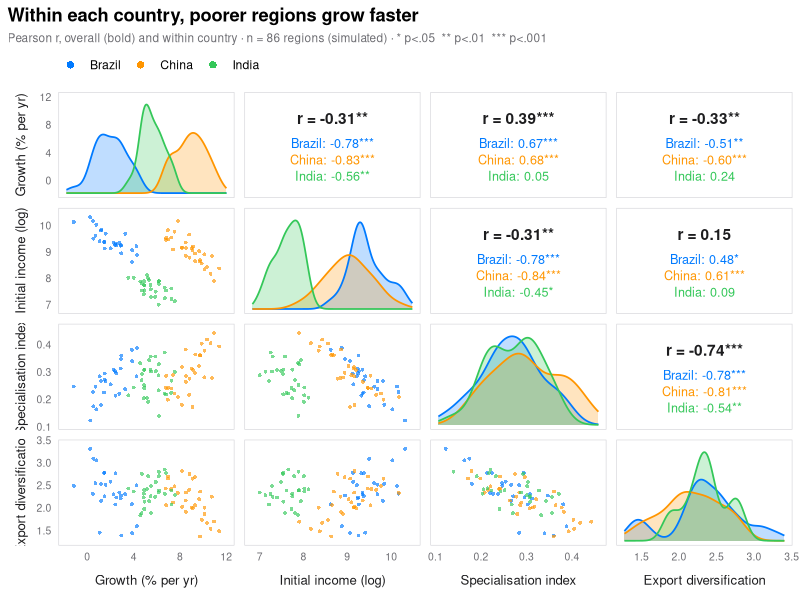

This chart was generated by the following R code:
# Pairs plot with correlations: the R equivalent of plot.py
# Simulated data, set in the context of Hadengue & Warin (2014) [hadengue2014]
# R and NumPy draw different random numbers, so the values differ slightly from the Python figure.
library(ggplot2)

set.seed(2014)

# Simulated regions: country means differ; within a country, poorer regions grow faster
groups <- c("Brazil", "China", "India")
setup <- list(Brazil = c(27, 9.2, 2.5), China = c(31, 9.0, 9.0), India = c(28, 7.4, 6.0))
df <- do.call(rbind, lapply(groups, function(g) {
  n <- setup[[g]][1]; inc0 <- setup[[g]][2]; gr0 <- setup[[g]][3]
  dev <- rnorm(n, 0, 0.45)                              # region's income gap to its country mean
  spec <- 0.30 - 0.12 * dev + rnorm(n, 0, 0.05)
  data.frame("Growth (% per yr)" = gr0 - 2.2 * dev + rnorm(n, 0, 0.7),
             "Initial income (log)" = inc0 + dev,
             "Specialisation index" = spec,
             "Export diversification" = 3.4 - 4 * spec + rnorm(n, 0, 0.25),
             group = g, check.names = FALSE)
}))
cols <- names(df)[1:4]
palette <- c(Brazil = "#007AFF", China = "#FF9500", India = "#34C759")
stars <- function(p) ifelse(p < .001, "***", ifelse(p < .01, "**", ifelse(p < .05, "*", "")))
lims <- lapply(df[cols], function(v) range(v) + c(-0.05, 0.05) * diff(range(v)))

# GGally is not installed: one facet_grid with free scales, a panel per (row = y, column = x) pair
panel <- function(yv, xv, d) cbind(d, yvar = factor(yv, cols), xvar = factor(xv, cols))
pts <- dens <- txt <- frame <- list()
for (i in seq_along(cols)) for (j in seq_along(cols)) {
  yv <- cols[i]; xv <- cols[j]
  # invisible corners fix every panel to the variables' padded ranges
  frame[[length(frame) + 1]] <- panel(yv, xv, data.frame(x = lims[[xv]], y = lims[[yv]]))
  if (i == j) {                                         # diagonal: density per group, scaled to the row's range
    grid <- seq(lims[[xv]][1], lims[[xv]][2], length.out = 200)
    dd <- do.call(rbind, lapply(groups, function(s) {
      k <- density(df[df$group == s, xv], from = lims[[xv]][1], to = lims[[xv]][2], n = 200)
      data.frame(x = k$x, dens = k$y, group = s)
    }))
    dd$ymin <- lims[[yv]][1]
    dd$y <- lims[[yv]][1] + 0.92 * dd$dens / max(dd$dens) * diff(lims[[yv]])
    dens[[length(dens) + 1]] <- panel(yv, xv, dd)
  } else if (i > j) {                                   # lower: scatter by group
    pts[[length(pts) + 1]] <- panel(yv, xv, data.frame(x = df[[xv]], y = df[[yv]], group = df$group))
  } else {                                              # upper: correlation coefficients
    ct <- cor.test(df[[xv]], df[[yv]])
    rows <- data.frame(label = sprintf("r = %.2f%s", ct$estimate, stars(ct$p.value)), group = "all",
                       pos = 0.78, size = 3.9, face = "bold")
    for (k in seq_along(groups)) {
      s <- groups[k]
      cs <- cor.test(df[df$group == s, xv], df[df$group == s, yv])
      rows <- rbind(rows, data.frame(label = sprintf("%s: %.2f%s", s, cs$estimate, stars(cs$p.value)),
                                     group = s, pos = 0.52 - (k - 1) * 0.17, size = 3.2, face = "plain"))
    }
    rows$x <- mean(lims[[xv]])
    rows$y <- lims[[yv]][1] + rows$pos * diff(lims[[yv]])
    txt[[length(txt) + 1]] <- panel(yv, xv, rows)
  }
}
pts <- do.call(rbind, pts); dens <- do.call(rbind, dens)
txt <- do.call(rbind, txt); frame <- do.call(rbind, frame)

p <- ggplot(mapping = aes(x, y)) +
  geom_blank(data = frame) +
  geom_ribbon(data = dens, aes(ymin = ymin, ymax = y, fill = group), alpha = 0.25) +
  geom_line(data = dens, aes(colour = group), linewidth = 0.6) +
  geom_point(data = pts, aes(colour = group), size = 1.3, alpha = 0.65, stroke = 0) +
  geom_text(data = txt, aes(label = label, colour = group, size = size, fontface = face)) +
  scale_size_identity() +
  scale_colour_manual(values = c(palette, all = "#1D1D1F"), breaks = groups, name = NULL) +
  scale_fill_manual(values = palette, guide = "none") +
  facet_grid(yvar ~ xvar, scales = "free", switch = "both") +
  scale_x_continuous(n.breaks = 4) +
  scale_y_continuous(n.breaks = 4) +
  labs(title = "Within each country, poorer regions grow faster",
       subtitle = sprintf("Pearson r, overall (bold) and within country · n = %d regions (simulated) · * p<.05  ** p<.01  *** p<.001",
                          nrow(df)),
       x = NULL, y = NULL) +
  theme_minimal(base_size = 11) +
  theme(plot.title = element_text(face = "bold"),
        plot.title.position = "plot",
        plot.subtitle = element_text(size = 8.5, colour = "#6E6E73"),
        panel.grid = element_blank(),
        panel.border = element_rect(fill = NA, colour = "#D1D1D6", linewidth = 0.4),
        panel.spacing = unit(0.5, "lines"),
        strip.placement = "outside",
        strip.text = element_text(size = 9.5, colour = "#1D1D1F"),
        axis.text = element_text(size = 7.5, colour = "#6E6E73"),
        legend.position = "top", legend.justification = "left",
        legend.margin = margin(0, 0, 0, 0)) +
  guides(colour = guide_legend(override.aes = list(size = 2.5, alpha = 1, linewidth = 0, label = "")))
print(p)
